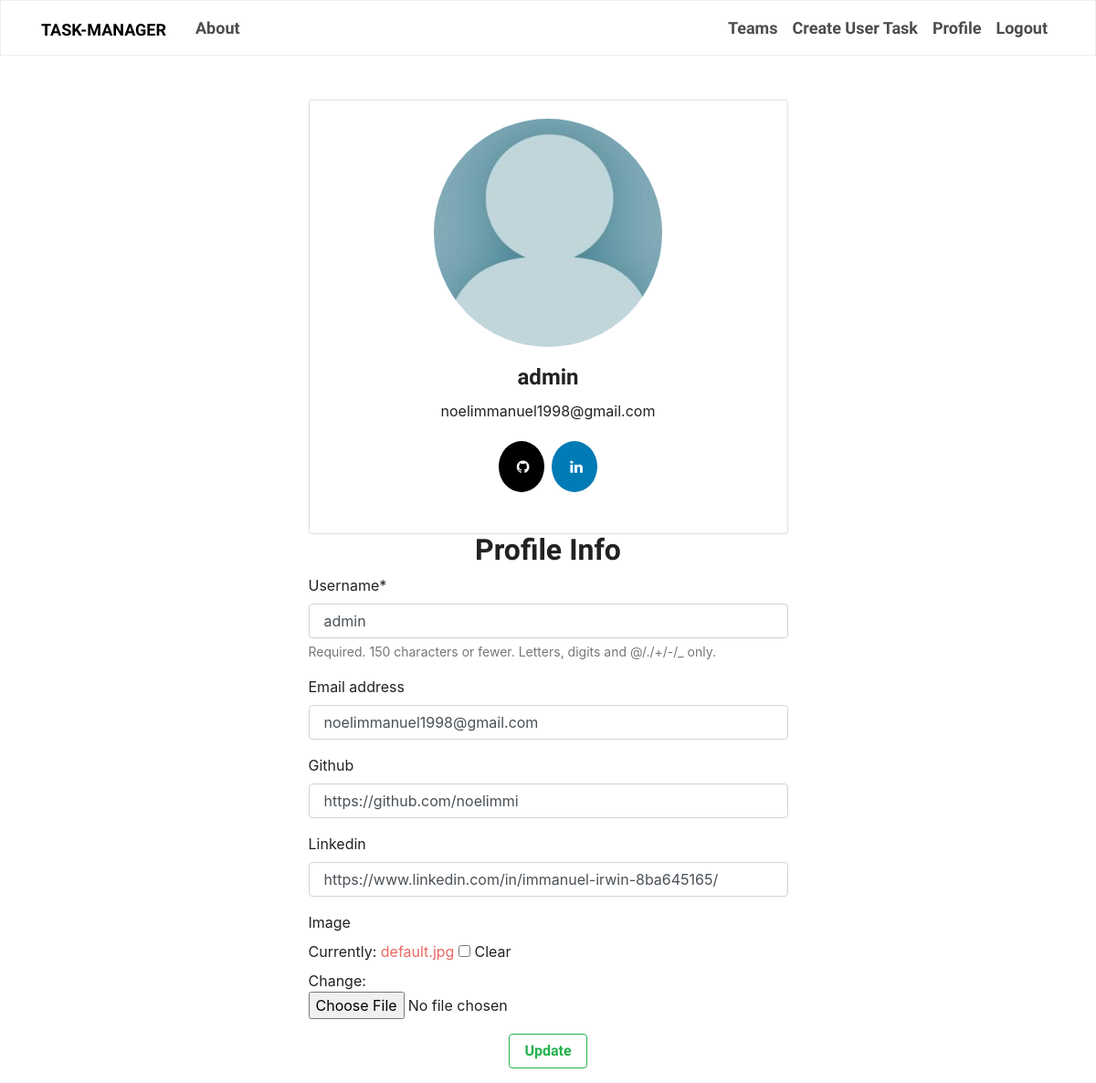
/profile/ (signed in), run on the app's committed database.
### accounts/models.py (models this page shows, shortened)
class Profile(models.Model):
    user = models.OneToOneField(User, on_delete=models.CASCADE)
    image = models.ImageField(default='default.jpg',
                              upload_to='profile_pics', blank=True)
    github = models.URLField(max_length=400, blank=True)
    linkedin = models.URLField(max_length=400, blank=True)

### accounts/views.py (the view)
# urls.py: path('profile/', views.profile, name='user-profile'),
@login_required
def profile(request):
    if request.method == 'POST':
        u_form = UserUpdateForm(request.POST, instance=request.user)
        p_form = ProfileUpdateForm(
            request.POST, request.FILES, instance=request.user.profile)
        if u_form.is_valid() and p_form.is_valid():
            u_form.save()
            p_form.save()
            messages.success(
                request, f'Your Profile has been updated successfully!')
            return redirect('user-profile')
    else:
        u_form = UserUpdateForm(instance=request.user)
        p_form = ProfileUpdateForm(instance=request.user.profile)
    context = {
        'u_form': u_form,
        'p_form': p_form
    }
    return render(request, 'accounts/profile.html', context)

### accounts/forms.py
class UserUpdateForm(forms.ModelForm):
    class Meta:
        model = User
        fields = ['username', 'email']

class ProfileUpdateForm(forms.ModelForm):
    class Meta:
        model = Profile
        fields = ['github', 'linkedin', 'image']

### accounts/templates/accounts/profile.html (shortened to what this page needs)
{%extends "tasks/base.html"%}
{%load crispy_forms_tags%}
{% block content %}
    <div class="col-md-6 m-auto">
        <div class="card mx-auto card-body mt-5" >
            <img class="card-img-top user mx-auto" src="{{user.profile.image.url}}">
            <div class="card-body">
                <h4 class="card-title text-center">{{user.username}}</h4>
                <p class="card-text text-center">{{ user.email }}</p>
                <div class="text-center m-auto">
                     {%if user.profile.github %}
                        <a href="{{ user.profile.github }}" class="fa fa-github"></a>
                    {%endif%}
                    {%if user.profile.linkedin %}
                        <a href="{{ user.profile.linkedin }}" class="fa fa-linkedin"></a>
                    {%endif%}
                </div>
            </div>
        </div>
    </div>
    <div class="col-md-6 m-auto">
        <h2 class="text-center">Profile Info</h2>
        <form method="POST" enctype="multipart/form-data">
            <div class="form-group">
                {{ u_form | crispy }}
                {{ p_form | crispy }}
                <div class="text-center m-auto">
                    <button class="btn btn-outline-success m-auto" type="submit">Update</button>
                </div>
            </div>
        </form>
    </div>
{% endblock content %}

### tasks/static/tasks/main.css (style rules this page uses)
.user { display: inline-block; width: 250px; height: 250px; border-radius: 50%; background-repeat: no-repeat; background-position: center center; background-size: cover; }
.fa { padding: 20px; font-size: 30px; width: 50px; text-align: center; text-decoration: none; margin: 5px 2px; border-radius: 50%; }
.fa-linkedin { background: #007bb5; color: white; }
.fa-github { background: #000000; color: white; }

### data on the page
Profile: github "https://github.com/noelimmi", linkedin "https://www.linkedin.com/in/immanuel-irwin-8ba645165/"

### other printed values
{{ user.username }} "admin"
{{ user.email }} "noelimmanuel1998@gmail.com"
